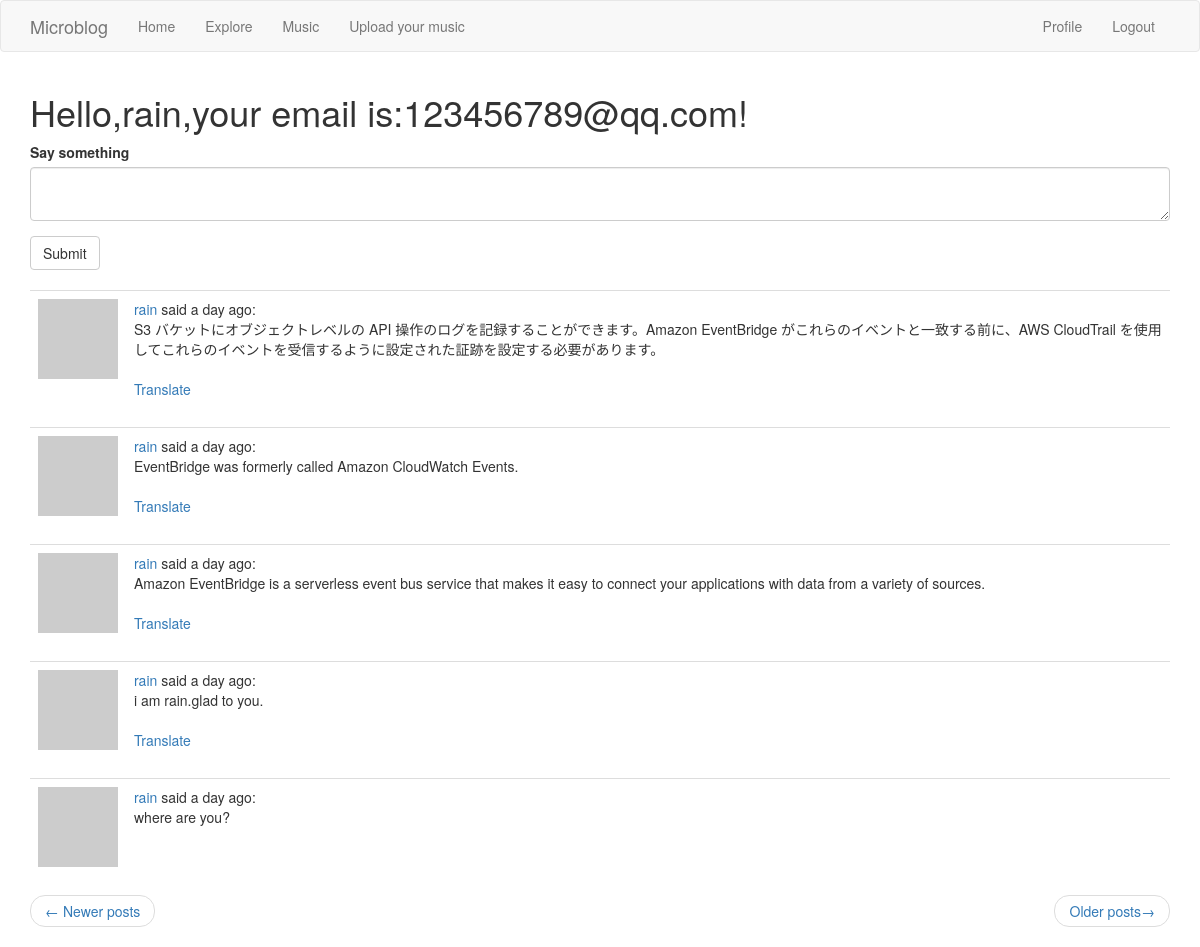
Screenshot of /index?page=2 (signed in) with the database file from the repository.
### app/models.py (models this page shows, shortened)
class User(UserMixin,db.Model):
    id = db.Column(db.Integer, primary_key=True)
    username = db.Column(db.String(64), index=True,unique=True)
    email = db.Column(db.String(120), index=True,unique=True)
    password_hash = db.Column(db.String(128))
    posts = db.relationship('Post',backref='author',lazy='dynamic')
    about_me = db.Column(db.String(140))
    last_seen = db.Column(db.DateTime,default=datetime.utcnow)
    followed = db.relationship(
        'User',
        secondary = followers,
        primaryjoin = (followers.c.follower_id==id),
        secondaryjoin = (followers.c.followed_id==id),
        backref = db.backref('followers',lazy='dynamic'),
        lazy='dynamic'
        )
    def avatar(self,size):
        digest = md5(self.email.lower().encode('utf-8')).hexdigest()
        return 'https://www.gravatar.com/avatar/{}?d=identicon&s={}'.format(digest,size)
    def followed_posts(self):
        followed_posts =  Post.query.join(
            followers,(followers.c.followed_id==Post.user_id)).filter(
                    followers.c.follower_id==self.id)
        own = Post.query.filter_by(user_id = self.id)
        return followed_posts.union(own).order_by(Post.timestamp.desc())

class Post(db.Model):
    id = db.Column(db.Integer,primary_key=True)
    body = db.Column(db.String(140))
    timestamp = db.Column(db.DateTime,index=True,default=datetime.utcnow)
    user_id = db.Column(db.Integer,db.ForeignKey('user.id'))
    language = db.Column(db.String(5))

### app/routes.py (the view, shortened to what this page needs)
@app.route('/',methods=['GET','POST'])
@app.route('/index',methods=['GET','POST'])
@login_required
def index():
    form = PostForm()
    page = request.args.get('page',1,type=int)
    posts = current_user.followed_posts().paginate(page,app.config['POSTS_PER_PAGE'],False)
    next_url = url_for('index',page=posts.next_num) if posts.has_next else None
    prev_url = url_for('index',page=posts.prev_num) if posts.has_prev else None
    return render_template('index.html',title='Home Page',form=form,posts=posts.items,next_url=next_url,prev_url=prev_url)

### app/forms.py
class PostForm(FlaskForm):
    post = TextAreaField('Say something',validators=[DataRequired(),Length(min=1,max=140)])
    submit = SubmitField('Submit')

### app/models.py (called while the page is built)
@login.user_loader
def load_user(id):
    return User.query.get(int(id))

### app/routes.py (called while the page is built)
@app.before_request
def before_request():
    if current_user.is_authenticated:
        current_user.last_seen = datetime.utcnow()
        db.session.commit()

### app/templates/index.html
{% extends "base.html"%}
{% import 'bootstrap/wtf.html' as wtf %}
{% block app_content %}
	<h1>Hello,{{current_user.username}},your email is:{{current_user.email}}!</h1>
	{% if form %}
        {{ wtf.quick_form(form) }}
	<br>
	{% endif %}
	{% for post in posts %}
		{% include '_post.html' %}
	{% endfor %}
	<nav aria-label="...">
		<ul class="pager">
			<li class="previous{% if not prev_url %} disabled{% endif %}">
				<a href="{{ prev_url or '#' }}">
					<span aria-hidden="true">&larr;</span> Newer posts
				</a>
			</li>
			<li class="next{% if not next_url %} disabled{% endif %}">
				<a href="{{ next_url or '#' }}">
					Older posts<span aria-hidden="true">&rarr;</span>
				</a>
			</li>
		</ul>
	</nav>
{% endblock %}

### app/templates/_post.html
<table class="table table-hover">
	<tr>
		<td width="70px">
			<a href="{{ url_for('user',username=post.author.username) }}">
				<img src="{{ post.author.avatar(70) }}">
			</a>
		</td>
		<td>
			<a href="{{ url_for('user',username=post.author.username) }}">{{ post.author.username }}</a>
			said {{ moment(post.timestamp).fromNow() }}:
			<br>
			<span id="post{{ post.id }}">{{ post.body }}</span>
			{% if post.language and post.language != g.locale %}
				<br><br>
				<span id="translation{{ post.id }}">
					<a href="javascript:translate('#post{{ post.id }}','#translation{{ post.id }}','{{ post.language }}','{{ g.locale }}')">{{ _('Translate') }}</a>
				</span>
			{% endif %}
		</td>
        </tr>
</table>

### rows the page displays
User: username "rain", email "123456789@qq.com"
Post: author.username "rain", timestamp "a day ago", body "S3 バケットにオブジェクトレベルの API 操作のログを記録することができます。Amazon EventBridge がこれらのイベントと一致する前に、AWS CloudTrail を使用してこれらのイベントを受信するように設定された証跡を設定する必要があります。"
Post: author.username "rain", timestamp "a day ago", body "EventBridge was formerly called Amazon CloudWatch Events."
Post: author.username "rain", timestamp "a day ago", body "Amazon EventBridge is a serverless event bus service that makes it easy to connect your applications with data from a variety of sources."
Post: author.username "rain", timestamp "a day ago", body "i am rain.glad to you."
Post: author.username "rain", timestamp "a day ago", body "where are you?"
